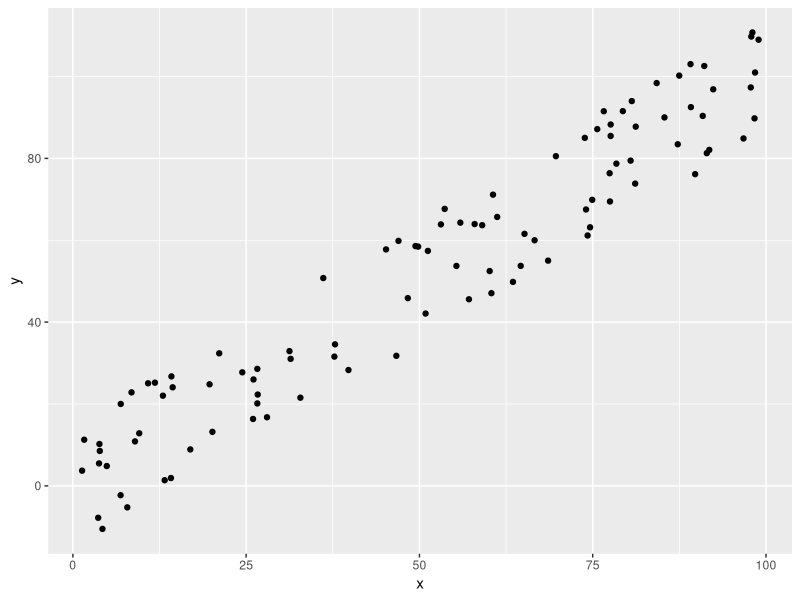

The R source for this figure:
## Temporary models for shiny app
#

# Needed libraries
library(ggplot2)
library(dplyr)
library(tibble)

# make data
set.seed(666)

x <- runif(100, 0, 100)
y <- if_else(runif(100) < .5,
             x + runif(100, 0, 15),
             x - runif(100, 0, 15))

data <- tibble(x, y)


# make plot
g <- ggplot(data = data,
            aes(x = x,
                y = y)) +
    geom_point()

